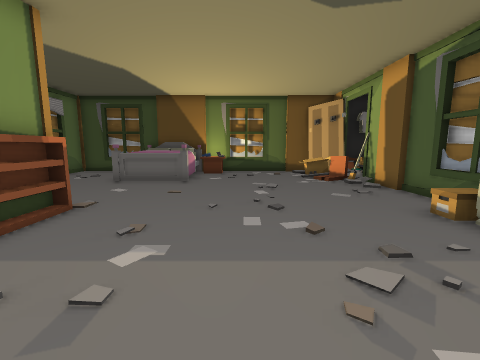
view 1 (above)

15 first-person views from a walk through a 3-D level made in the Unity game engine. The camera is 1.5 m above the floor, tilts 8° down and sees 90° across. The floor is counted in squares, 1 m on a side. Each view is taken from the middle of a square. On the plan, view 1 faces up. The plan holds only what a view shows up to about 13 squares ahead; the rest is blank.

view 2
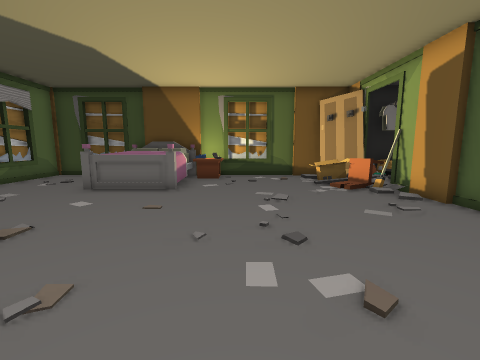

view 3
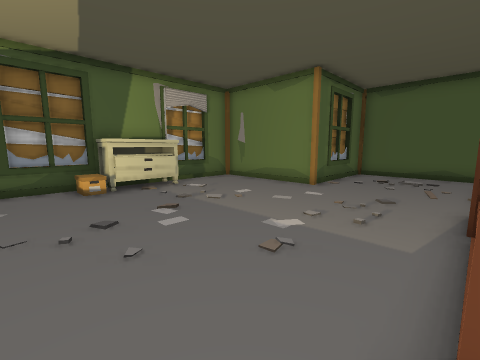

view 4
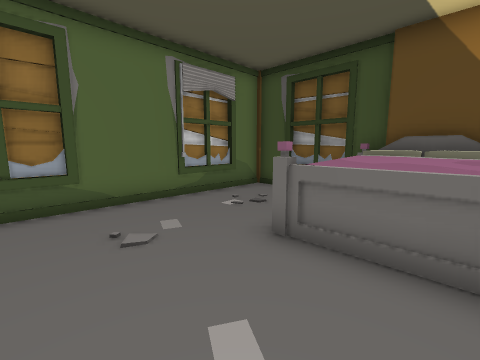

view 5
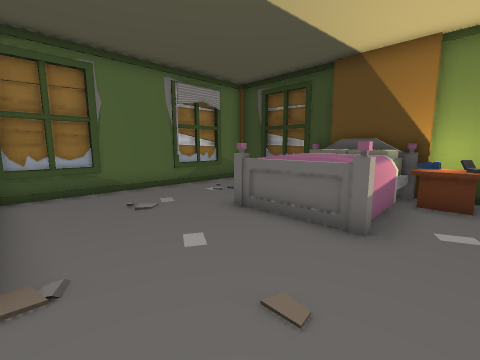

view 6
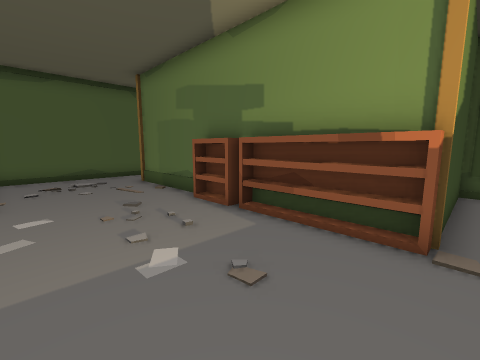

view 7
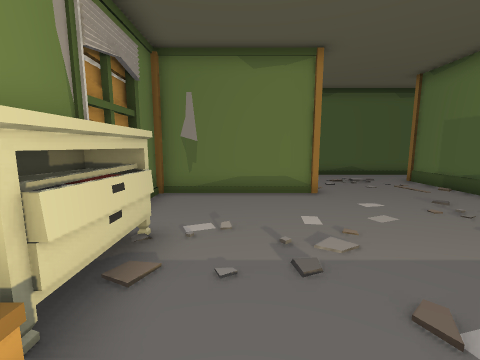

view 8
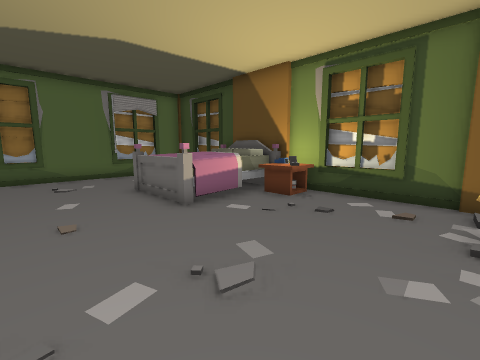

view 9
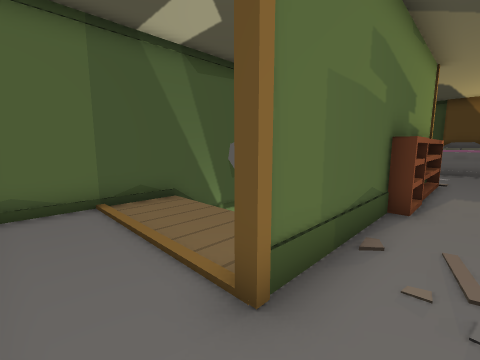

view 10
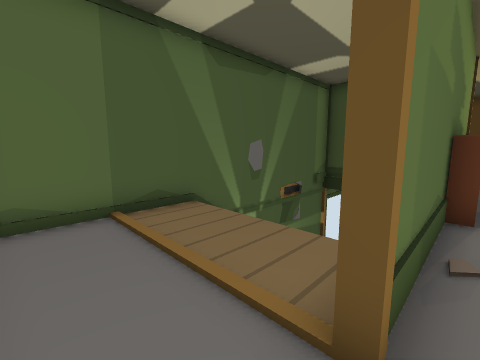

view 11
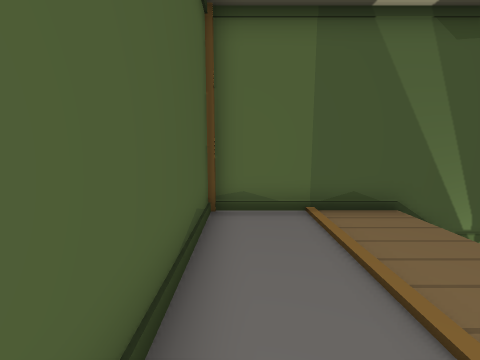

view 12
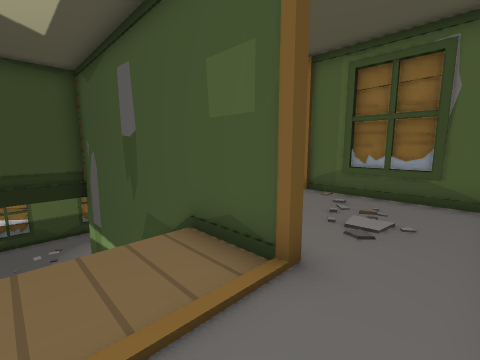

view 13
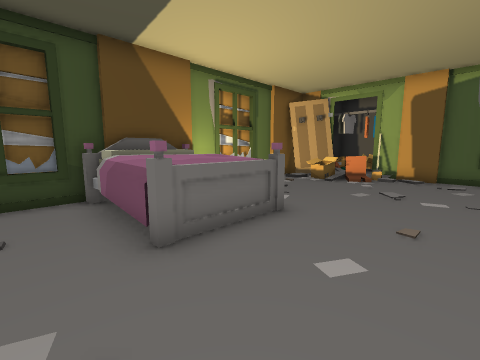

view 14
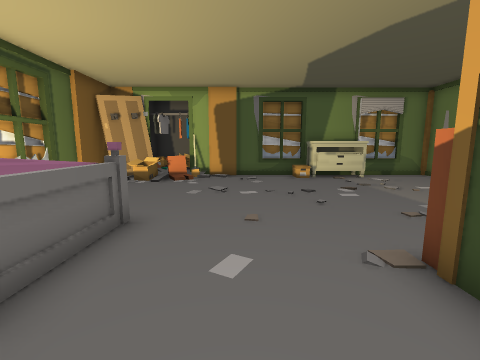

view 15
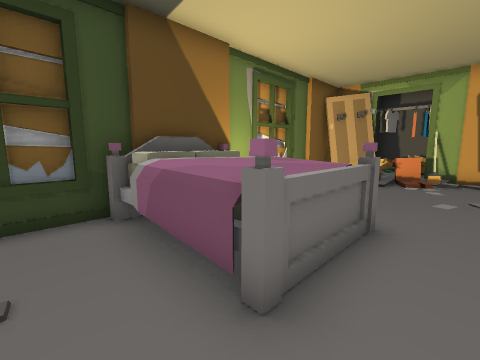

### Floor plan
Key: @ floor where view 1 was taken; # wall or solid block; . floor; / step, stairs or slope; = window, fence, low wall or low ledge; v drop or lower ground; T table; B bed; K bookshelf; R dresser; O other object.
Columns run from 10 left of view 1 to 8 right of it. Each row starts with its distance up from view 1.
 15 ###############
 14 #....BBB#T.../##
 13 #....BBBTT...==####
 12 #....BBBB....=====#
 11 #....BBBB...../===#
 10 #....BBB....../###
  9 #...............#
  8 #...............#
  7 #...............#
  6 ######..........#
  5 #v vvvK.......OR#
  4 #    vK........R#
  3 #    vK........RR
  2 #    vK........R#
  1 #    vK.........#
  0 #    vK...@.....#
 -1 #    #..........#
 -2 vvvvv#.....######
 -3 #....#.....#
 -4 #....#.....#
 -5 #..........#
 -6 #..........#
 -7 ############

Where each view was taken, in squares from view 1:
view 1: 0 up, 0 right, facing up
view 2: 2 up, 0 right, facing up
view 3: 7 up, 4 left, facing down-right
view 4: 7 up, 3 left, facing up-left
view 5: 6 up, 1 left, facing up-left
view 6: 6 up, 0 right, facing down-left
view 7: 6 up, 3 right, facing down
view 8: 7 up, 3 right, facing up-left
view 9: 6 down, 3 left, facing up-left
view 10: 6 down, 4 left, facing up-left
view 11: 6 down, 4 left, facing left
view 12: 6 down, 7 left, facing up-right
view 13: 7 up, 7 left, facing up-right
view 14: 8 up, 7 left, facing right
view 15: 9 up, 7 left, facing up-right
